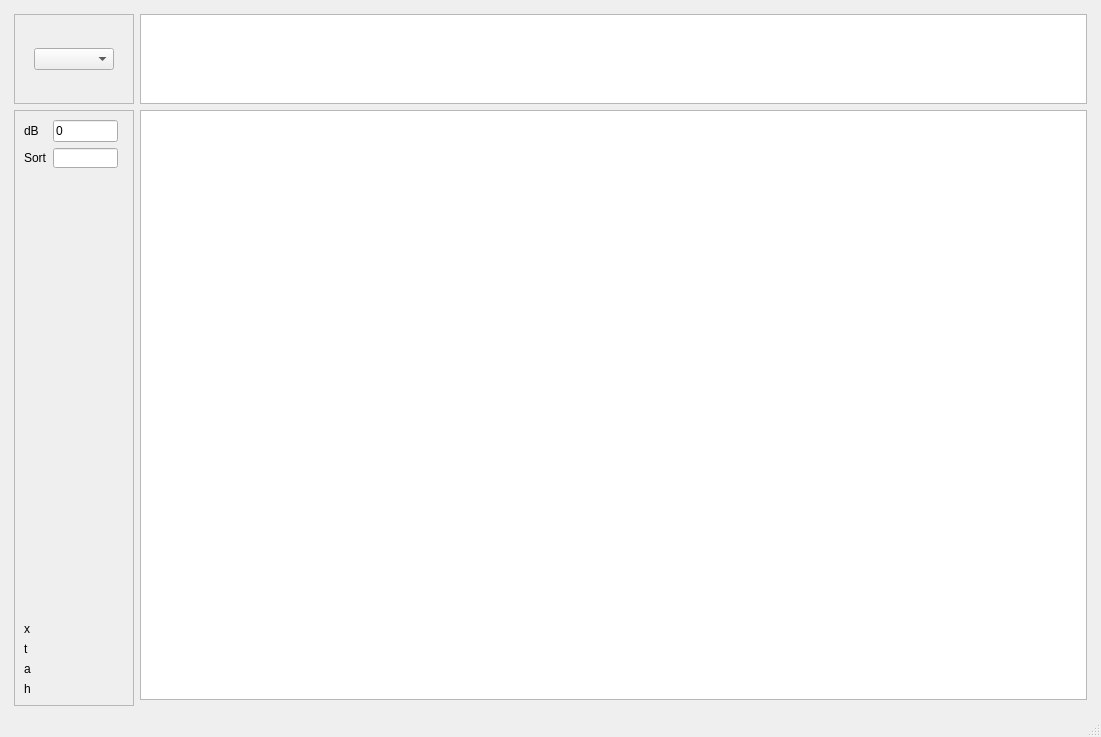
<?xml version="1.0" encoding="UTF-8"?>
<ui version="4.0">
 <class>MainWindow</class>
 <widget class="QMainWindow" name="MainWindow">
  <property name="geometry">
   <rect>
    <x>0</x>
    <y>0</y>
    <width>1101</width>
    <height>737</height>
   </rect>
  </property>
  <property name="windowTitle">
   <string>MainWindow</string>
  </property>
  <widget class="QWidget" name="centralwidget">
   <layout class="QGridLayout" name="gridLayout">
    <item row="2" column="0">
     <spacer name="horizontalSpacer_3">
      <property name="orientation">
       <enum>Qt::Horizontal</enum>
      </property>
      <property name="sizeType">
       <enum>QSizePolicy::Fixed</enum>
      </property>
      <property name="sizeHint" stdset="0">
       <size>
        <width>5</width>
        <height>20</height>
       </size>
      </property>
     </spacer>
    </item>
    <item row="2" column="3">
     <spacer name="horizontalSpacer">
      <property name="orientation">
       <enum>Qt::Horizontal</enum>
      </property>
      <property name="sizeType">
       <enum>QSizePolicy::Maximum</enum>
      </property>
      <property name="sizeHint" stdset="0">
       <size>
        <width>5</width>
        <height>17</height>
       </size>
      </property>
     </spacer>
    </item>
    <item row="1" column="2">
     <widget class="PlotWidget" name="plotItem_Header">
      <property name="maximumSize">
       <size>
        <width>16777215</width>
        <height>90</height>
       </size>
      </property>
     </widget>
    </item>
    <item row="1" column="1">
     <widget class="QFrame" name="frame_header">
      <property name="frameShape">
       <enum>QFrame::StyledPanel</enum>
      </property>
      <property name="frameShadow">
       <enum>QFrame::Raised</enum>
      </property>
      <layout class="QGridLayout" name="gridLayout_3">
       <item row="0" column="0">
        <widget class="QComboBox" name="comboBox_header">
         <property name="maximumSize">
          <size>
           <width>80</width>
           <height>16777215</height>
          </size>
         </property>
        </widget>
       </item>
      </layout>
     </widget>
    </item>
    <item row="0" column="2">
     <spacer name="verticalSpacer">
      <property name="orientation">
       <enum>Qt::Vertical</enum>
      </property>
      <property name="sizeType">
       <enum>QSizePolicy::Fixed</enum>
      </property>
      <property name="sizeHint" stdset="0">
       <size>
        <width>20</width>
        <height>5</height>
       </size>
      </property>
     </spacer>
    </item>
    <item row="2" column="2">
     <widget class="PlotWidget" name="plotItem_seismic"/>
    </item>
    <item row="2" column="1" rowspan="2">
     <widget class="QFrame" name="frame_seismic">
      <property name="minimumSize">
       <size>
        <width>100</width>
        <height>0</height>
       </size>
      </property>
      <property name="maximumSize">
       <size>
        <width>120</width>
        <height>16777215</height>
       </size>
      </property>
      <property name="frameShape">
       <enum>QFrame::StyledPanel</enum>
      </property>
      <property name="frameShadow">
       <enum>QFrame::Raised</enum>
      </property>
      <layout class="QGridLayout" name="gridLayout_2">
       <item row="7" column="1">
        <widget class="QLabel" name="label_h">
         <property name="minimumSize">
          <size>
           <width>70</width>
           <height>0</height>
          </size>
         </property>
         <property name="maximumSize">
          <size>
           <width>80</width>
           <height>20</height>
          </size>
         </property>
         <property name="text">
          <string/>
         </property>
        </widget>
       </item>
       <item row="6" column="0">
        <widget class="QLabel" name="label_txt_amp">
         <property name="maximumSize">
          <size>
           <width>10</width>
           <height>20</height>
          </size>
         </property>
         <property name="text">
          <string>a</string>
         </property>
        </widget>
       </item>
       <item row="7" column="0">
        <widget class="QLabel" name="label_txt_h">
         <property name="maximumSize">
          <size>
           <width>10</width>
           <height>20</height>
          </size>
         </property>
         <property name="text">
          <string>h</string>
         </property>
        </widget>
       </item>
       <item row="0" column="0">
        <widget class="QLabel" name="label_gain">
         <property name="maximumSize">
          <size>
           <width>30</width>
           <height>16777215</height>
          </size>
         </property>
         <property name="text">
          <string>dB</string>
         </property>
        </widget>
       </item>
       <item row="2" column="1">
        <widget class="QLineEdit" name="lineEdit_sort">
         <property name="minimumSize">
          <size>
           <width>65</width>
           <height>0</height>
          </size>
         </property>
         <property name="maximumSize">
          <size>
           <width>50</width>
           <height>20</height>
          </size>
         </property>
        </widget>
       </item>
       <item row="6" column="1">
        <widget class="QLabel" name="label_amp">
         <property name="minimumSize">
          <size>
           <width>70</width>
           <height>0</height>
          </size>
         </property>
         <property name="maximumSize">
          <size>
           <width>80</width>
           <height>20</height>
          </size>
         </property>
         <property name="text">
          <string/>
         </property>
        </widget>
       </item>
       <item row="5" column="0">
        <widget class="QLabel" name="label_txt_t">
         <property name="maximumSize">
          <size>
           <width>10</width>
           <height>20</height>
          </size>
         </property>
         <property name="text">
          <string>t</string>
         </property>
        </widget>
       </item>
       <item row="5" column="1">
        <widget class="QLabel" name="label_t">
         <property name="minimumSize">
          <size>
           <width>70</width>
           <height>0</height>
          </size>
         </property>
         <property name="maximumSize">
          <size>
           <width>80</width>
           <height>20</height>
          </size>
         </property>
         <property name="text">
          <string/>
         </property>
        </widget>
       </item>
       <item row="4" column="1">
        <widget class="QLabel" name="label_x">
         <property name="minimumSize">
          <size>
           <width>70</width>
           <height>0</height>
          </size>
         </property>
         <property name="maximumSize">
          <size>
           <width>80</width>
           <height>20</height>
          </size>
         </property>
         <property name="text">
          <string/>
         </property>
        </widget>
       </item>
       <item row="4" column="0">
        <widget class="QLabel" name="label_txt_x">
         <property name="maximumSize">
          <size>
           <width>10</width>
           <height>20</height>
          </size>
         </property>
         <property name="text">
          <string>x</string>
         </property>
        </widget>
       </item>
       <item row="0" column="1">
        <widget class="QLineEdit" name="lineEdit_gain">
         <property name="sizePolicy">
          <sizepolicy hsizetype="Fixed" vsizetype="Fixed">
           <horstretch>0</horstretch>
           <verstretch>0</verstretch>
          </sizepolicy>
         </property>
         <property name="minimumSize">
          <size>
           <width>65</width>
           <height>0</height>
          </size>
         </property>
         <property name="maximumSize">
          <size>
           <width>50</width>
           <height>16777215</height>
          </size>
         </property>
         <property name="text">
          <string>0</string>
         </property>
        </widget>
       </item>
       <item row="2" column="0">
        <widget class="QLabel" name="label_sort">
         <property name="maximumSize">
          <size>
           <width>30</width>
           <height>16777215</height>
          </size>
         </property>
         <property name="text">
          <string>Sort</string>
         </property>
        </widget>
       </item>
       <item row="3" column="1">
        <spacer name="verticalSpacer_2">
         <property name="orientation">
          <enum>Qt::Vertical</enum>
         </property>
         <property name="sizeHint" stdset="0">
          <size>
           <width>20</width>
           <height>40</height>
          </size>
         </property>
        </spacer>
       </item>
      </layout>
     </widget>
    </item>
   </layout>
  </widget>
  <widget class="QMenuBar" name="menubar">
   <property name="geometry">
    <rect>
     <x>0</x>
     <y>0</y>
     <width>1101</width>
     <height>22</height>
    </rect>
   </property>
  </widget>
  <widget class="QStatusBar" name="statusbar"/>
 </widget>
 <customwidgets>
  <customwidget>
   <class>PlotWidget</class>
   <extends>QGraphicsView</extends>
   <header>pyqtgraph</header>
  </customwidget>
 </customwidgets>
 <resources/>
 <connections/>
</ui>
